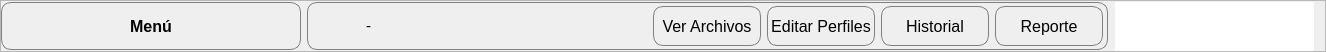
        <widget class="QFrame" name="frameTop">
         <property name="sizePolicy">
          <sizepolicy hsizetype="Minimum" vsizetype="Minimum">
           <horstretch>0</horstretch>
           <verstretch>0</verstretch>
          </sizepolicy>
         </property>
         <property name="maximumSize">
          <size>
           <width>16777215</width>
           <height>50</height>
          </size>
         </property>
         <property name="styleSheet">
          <string notr="true"/>
         </property>
         <property name="frameShape">
          <enum>QFrame::StyledPanel</enum>
         </property>
         <property name="frameShadow">
          <enum>QFrame::Raised</enum>
         </property>
         <property name="lineWidth">
          <number>1</number>
         </property>
         <layout class="QHBoxLayout" name="horizontalLayout_3">
          <property name="leftMargin">
           <number>0</number>
          </property>
          <property name="topMargin">
           <number>0</number>
          </property>
          <property name="bottomMargin">
           <number>0</number>
          </property>
          <item>
           <widget class="QPushButton" name="pbVerCucharas">
            <property name="minimumSize">
             <size>
              <width>300</width>
              <height>48</height>
             </size>
            </property>
            <property name="maximumSize">
             <size>
              <width>300</width>
              <height>48</height>
             </size>
            </property>
            <property name="font">
             <font>
              <family>Arial</family>
              <pointsize>12</pointsize>
              <bold>true</bold>
             </font>
            </property>
            <property name="styleSheet">
             <string notr="true">QPushButton{
 border: 1px solid gray;
    border-radius: 10px;


     background: qlineargradient(x1: 0, y1: 0, x2: 0, y2: 1,
                                 stop: 0 #E1E1E1, stop: 0.4 #DDDDDD,
                                 stop: 0.5 #D8D8D8, stop: 1.0 #D3D3D3);
}
QPushButton:hover{
	background-color: rgba(255, 140, 34, 240);
}
QPushButton:pressed{
	background-color: rgba(235, 115, 9, 255);
}</string>
            </property>
            <property name="text">
             <string>Menú</string>
            </property>
            <property name="icon">
             <iconset>
              <normaloff>ResourcesFolder/featherIcons/chevrons-left.svg</normaloff>ResourcesFolder/featherIcons/chevrons-left.svg</iconset>
            </property>
            <property name="iconSize">
             <size>
              <width>20</width>
              <height>20</height>
             </size>
            </property>
           </widget>
          </item>
          <item>
           <widget class="QFrame" name="frame_9">
            <property name="minimumSize">
             <size>
              <width>0</width>
              <height>48</height>
             </size>
            </property>
            <property name="maximumSize">
             <size>
              <width>16777215</width>
              <height>48</height>
             </size>
            </property>
            <property name="styleSheet">
             <string notr="true"> border: 1px solid gray;
    border-radius: 10px;


     background: qlineargradient(x1: 0, y1: 0, x2: 0, y2: 1,
                                 stop: 0 #E1E1E1, stop: 0.4 #DDDDDD,
                                 stop: 0.5 #D8D8D8, stop: 1.0 #D3D3D3);</string>
            </property>
            <property name="frameShape">
             <enum>QFrame::StyledPanel</enum>
            </property>
            <property name="frameShadow">
             <enum>QFrame::Raised</enum>
            </property>
            <layout class="QHBoxLayout" name="horizontalLayout_5">
             <property name="topMargin">
              <number>2</number>
             </property>
             <property name="rightMargin">
              <number>4</number>
             </property>
             <property name="bottomMargin">
              <number>2</number>
             </property>
             <item>
              <widget class="QFrame" name="frame_6">
               <property name="minimumSize">
                <size>
                 <width>290</width>
                 <height>40</height>
                </size>
               </property>
               <property name="maximumSize">
                <size>
                 <width>300</width>
                 <height>16777215</height>
                </size>
               </property>
               <property name="styleSheet">
                <string notr="true">QFrame{
border:0px;
}</string>
               </property>
               <property name="frameShape">
                <enum>QFrame::StyledPanel</enum>
               </property>
               <property name="frameShadow">
                <enum>QFrame::Raised</enum>
               </property>
               <layout class="QHBoxLayout" name="horizontalLayout_2">
                <property name="leftMargin">
                 <number>3</number>
                </property>
                <property name="topMargin">
                 <number>0</number>
                </property>
                <property name="bottomMargin">
                 <number>0</number>
                </property>
                <item>
                 <widget class="QLabel" name="label_3">
                  <property name="minimumSize">
                   <size>
                    <width>40</width>
                    <height>0</height>
                   </size>
                  </property>
                  <property name="maximumSize">
                   <size>
                    <width>20</width>
                    <height>16777215</height>
                   </size>
                  </property>
                  <property name="styleSheet">
                   <string notr="true">image: url(:/Icons/ResourcesFolder/featherIcons/user.svg);</string>
                  </property>
                  <property name="text">
                   <string/>
                  </property>
                 </widget>
                </item>
                <item>
                 <widget class="QLabel" name="labelUsername">
                  <property name="minimumSize">
                   <size>
                    <width>0</width>
                    <height>0</height>
                   </size>
                  </property>
                  <property name="font">
                   <font>
                    <family>Arial</family>
                    <pointsize>11</pointsize>
                   </font>
                  </property>
                  <property name="text">
                   <string>-</string>
                  </property>
                  <property name="alignment">
                   <set>Qt::AlignLeading|Qt::AlignLeft|Qt::AlignVCenter</set>
                  </property>
                 </widget>
                </item>
               </layout>
               <zorder>labelUsername</zorder>
               <zorder>label_3</zorder>
              </widget>
             </item>
             <item>
              <spacer name="horizontalSpacer">
               <property name="orientation">
                <enum>Qt::Horizontal</enum>
               </property>
               <property name="sizeHint" stdset="0">
                <size>
                 <width>40</width>
                 <height>20</height>
                </size>
               </property>
              </spacer>
             </item>
             <item>
              <widget class="QFrame" name="frame_8">
               <property name="minimumSize">
                <size>
                 <width>450</width>
                 <height>0</height>
                </size>
               </property>
               <property name="maximumSize">
                <size>
                 <width>600</width>
                 <height>16777215</height>
                </size>
               </property>
               <property name="styleSheet">
                <string notr="true">border:0px;</string>
               </property>
               <property name="frameShape">
                <enum>QFrame::StyledPanel</enum>
               </property>
               <property name="frameShadow">
                <enum>QFrame::Raised</enum>
               </property>
               <layout class="QHBoxLayout" name="horizontalLayout_4">
                <property name="leftMargin">
                 <number>0</number>
                </property>
                <property name="topMargin">
                 <number>0</number>
                </property>
                <property name="rightMargin">
                 <number>0</number>
                </property>
                <property name="bottomMargin">
                 <number>0</number>
                </property>
                <item>
                 <widget class="QPushButton" name="pbVerArchivos">
                  <property name="minimumSize">
                   <size>
                    <width>0</width>
                    <height>40</height>
                   </size>
                  </property>
                  <property name="font">
                   <font>
                    <family>Arial</family>
                    <pointsize>12</pointsize>
                    <bold>false</bold>
                   </font>
                  </property>
                  <property name="styleSheet">
                   <string notr="true">QPushButton{
	border:1px solid gray;
	border-radius:10px;
	color: rgb(0, 0, 0);
}
QPushButton:hover{
	background-color: rgba(255, 140, 34, 240);
}
QPushButton:pressed{
	background-color: rgba(235, 115, 9, 255);
}</string>
                  </property>
                  <property name="text">
                   <string>Ver Archivos</string>
                  </property>
                 </widget>
                </item>
                <item>
                 <widget class="QPushButton" name="pbPerfiles">
                  <property name="minimumSize">
                   <size>
                    <width>0</width>
                    <height>40</height>
                   </size>
                  </property>
                  <property name="font">
                   <font>
                    <family>Arial</family>
                    <pointsize>12</pointsize>
                    <bold>false</bold>
                   </font>
                  </property>
                  <property name="styleSheet">
                   <string notr="true">QPushButton{
	border:1px solid gray;
	border-radius:10px;
	color: rgb(0, 0, 0);
}
QPushButton:hover{
	background-color: rgba(255, 140, 34, 240);
}
QPushButton:pressed{
	background-color: rgba(235, 115, 9, 255);
}</string>
                  </property>
                  <property name="text">
                   <string>Editar Perfiles</string>
                  </property>
                 </widget>
                </item>
                <item>
                 <widget class="QPushButton" name="pbHistorial">
                  <property name="minimumSize">
                   <size>
                    <width>0</width>
                    <height>40</height>
                   </size>
                  </property>
                  <property name="font">
                   <font>
                    <family>Arial</family>
                    <pointsize>12</pointsize>
                    <bold>false</bold>
                   </font>
                  </property>
                  <property name="styleSheet">
                   <string notr="true">QPushButton{
	border:1px solid gray;
	border-radius:10px;
	color: rgb(0, 0, 0);
}
QPushButton:hover{
	background-color: rgba(255, 140, 34, 240);
}
QPushButton:pressed{
	background-color: rgba(235, 115, 9, 255);
}</string>
                  </property>
                  <property name="text">
                   <string>Historial</string>
                  </property>
                 </widget>
                </item>
                <item>
                 <widget class="QPushButton" name="pbReporte">
                  <property name="minimumSize">
                   <size>
                    <width>0</width>
                    <height>40</height>
                   </size>
                  </property>
                  <property name="font">
                   <font>
                    <family>Arial</family>
                    <pointsize>12</pointsize>
                   </font>
                  </property>
                  <property name="styleSheet">
                   <string notr="true">QPushButton{
	border:1px solid gray;
	border-radius:10px;
	color: rgb(0, 0, 0);
}
QPushButton:hover{
	background-color: rgba(255, 140, 34, 240);
}
QPushButton:pressed{
	background-color: rgba(235, 115, 9, 255);
}</string>
                  </property>
                  <property name="text">
                   <string>Reporte</string>
                  </property>
                 </widget>
                </item>
               </layout>
              </widget>
             </item>
            </layout>
           </widget>
          </item>
          <item>
           <widget class="QFrame" name="frame_7">
            <property name="minimumSize">
             <size>
              <width>200</width>
              <height>50</height>
             </size>
            </property>
            <property name="maximumSize">
             <size>
              <width>200</width>
              <height>50</height>
             </size>
            </property>
            <property name="styleSheet">
             <string notr="true">background-color: rgba(170, 0, 0, 0);</string>
            </property>
            <property name="frameShape">
             <enum>QFrame::StyledPanel</enum>
            </property>
            <property name="frameShadow">
             <enum>QFrame::Raised</enum>
            </property>
            <layout class="QVBoxLayout" name="verticalLayout_12">
             <property name="spacing">
              <number>0</number>
             </property>
             <property name="leftMargin">
              <number>0</number>
             </property>
             <property name="topMargin">
              <number>0</number>
             </property>
             <property name="rightMargin">
              <number>0</number>
             </property>
             <property name="bottomMargin">
              <number>0</number>
             </property>
             <item>
              <widget class="QLabel" name="label">
               <property name="minimumSize">
                <size>
                 <width>200</width>
                 <height>50</height>
                </size>
               </property>
               <property name="maximumSize">
                <size>
                 <width>200</width>
                 <height>50</height>
                </size>
               </property>
               <property name="styleSheet">
                <string notr="true">background-color: rgb(255, 255, 255);
image: url(:/Images/ResourcesFolder/Imagenes/Logo_Letras.png);
border-color: rgb(255, 255, 255);
padding: 0 0 3 0</string>
               </property>
               <property name="text">
                <string/>
               </property>
              </widget>
             </item>
            </layout>
           </widget>
          </item>
         </layout>
        </widget>
